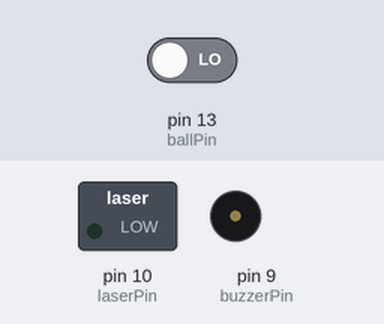
Recording of a sketch running on a simulated Arduino Uno, built with avr-gcc and run on an emulated ATmega328P. On the bench: switched loads named in the sketch (green lamp = pin HIGH), buzzer (waves = sounding, pin HIGH). The test bench sets the inputs (shaded band); at power-on: pin 13 (ballPin) LOW.

Above: at 1.2 s.
1.3 s: pin 13 (ballPin) driven HIGH
At 2.5 s:
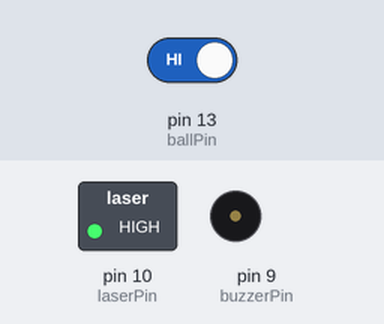
2.8 s: pin 13 (ballPin) driven LOW
At 3.6 s:
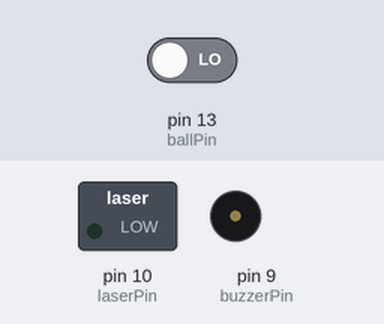
Timing chart, 0 to 5.8 s (numbered marks = the images above; inputs shaded):
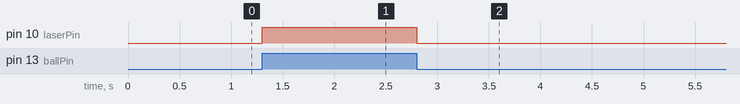

Measured:
- after the input at 1.3 s, pin 10 (laserPin): LOW → HIGH at once
- after the input at 2.8 s, pin 10 (laserPin): HIGH → LOW at once

The sketch:

led-2-color.ino
```cpp
// int buttonPin = 13;
int ballPin = 13;
int laserPin = 10;
int buzzerPin = 9;

void setup() {
  pinMode(buzzerPin, OUTPUT);
  pinMode(laserPin, OUTPUT);
  pinMode(ballPin, INPUT);
}

void loop() {
  // if (digitalRead(buttonPin) == LOW) { // pull down
  //   digitalWrite(laserPin, HIGH);
  //   digitalWrite(buzzerPin, HIGH);
  // } else {
  //   digitalWrite(laserPin, LOW);
  //   digitalWrite(buzzerPin, LOW);
  // }

  if (digitalRead(ballPin) == HIGH) { // pull up
    digitalWrite(laserPin, HIGH);
  } else {
    digitalWrite(laserPin, LOW);
  }

}
```
